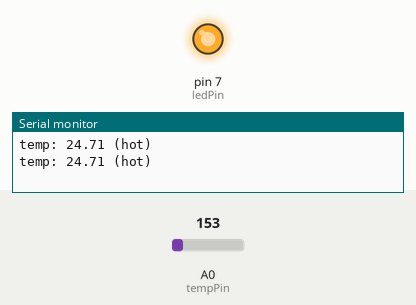
Recording of a sketch running on a simulated Arduino Uno, built with avr-gcc and run on an emulated ATmega328P. Shown: output pins drawn as LEDs (lit = HIGH), the last lines printed to the serial monitor. The test bench sets the inputs (shaded band); at power-on: A0 (tempPin) = 153.

Above: at 1.8 s.
1.9 s: A0 (tempPin) set to 132
At 3.0 s:
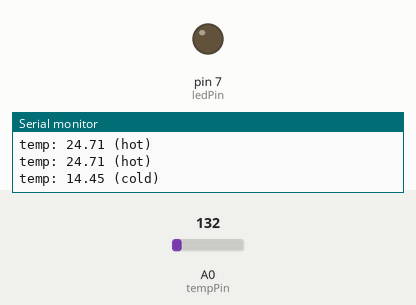
3.5 s: A0 (tempPin) set to 165
At 4.6 s:
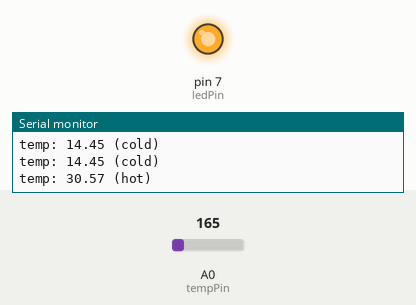
5.5 s: A0 (tempPin) set to 133
At 7.4 s:
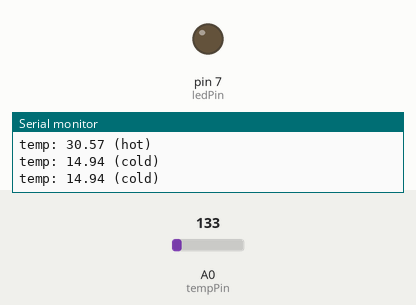
Timing chart, 0 to 8.9 s (numbered marks = the images above; inputs shaded):
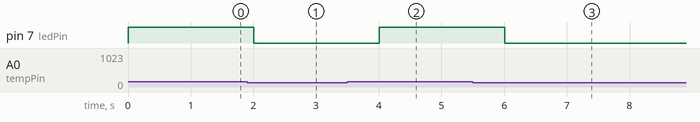

Measured:
- the behaviour switches between 144 and 143 on A0 (tempPin) (found by bisection; images 0 and 1)
- after the input at 1.9 s, pin 7 (ledPin): HIGH → LOW after 0.10 s
- after the input at 3.5 s, pin 7 (ledPin): LOW → HIGH after 0.50 s
- after the input at 5.5 s, pin 7 (ledPin): HIGH → LOW after 0.51 s

The sketch:

simple_sense_think_act_board.ino
```cpp
int ledPin = 7;
int tempPin = 0;

void setup()
{
  pinMode(ledPin, OUTPUT);
  pinMode(tempPin, INPUT);
  Serial.begin(9600);
}

void loop()
{
  float read = analogRead(tempPin);
  float voltage = read / 1024 * 5;
  float temp = (voltage - 0.5) * 100;

  String hotOrCold = "cold";

  if (temp > 20) {
  	hotOrCold = "hot";
	digitalWrite(ledPin, HIGH);
  } else {
  	digitalWrite(ledPin, LOW);
  }

  Serial.print("\ntemp: ");
  Serial.print(temp);
  Serial.print(" (" + hotOrCold + ")");

  delay(1000);
}
```
